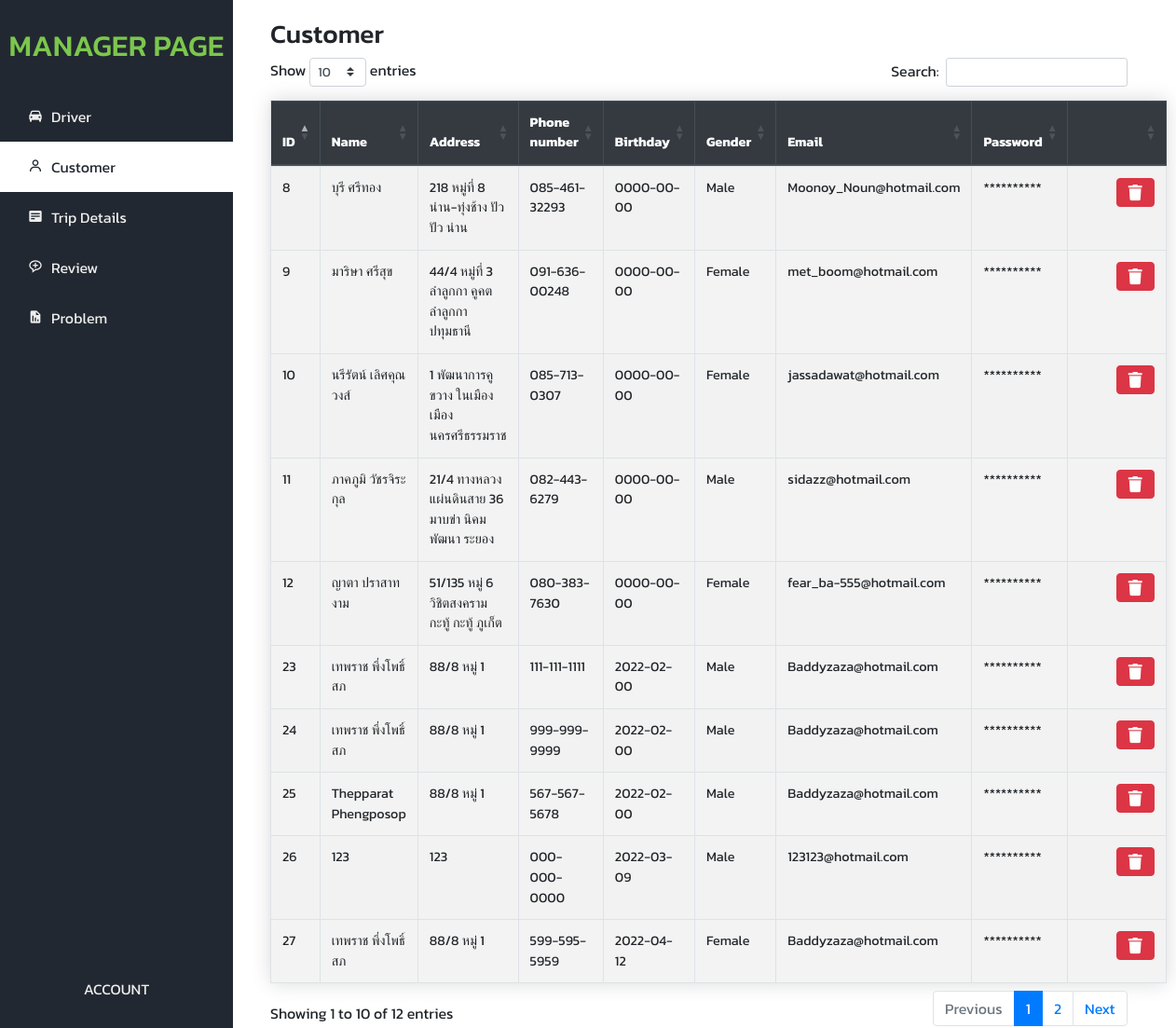
The page /SendIP/Admin_Page/Manager-Customer.php on the database its author committed.
### tables this page shows
CREATE TABLE `customer` (
  `Customer_ID` int(2) NOT NULL,
  `Customer_Name` varchar(20) DEFAULT NULL,
  `Customer_Address` varchar(48) DEFAULT NULL,
  `Customer_Tel` varchar(13) DEFAULT NULL,
  `Customer_Birth` date DEFAULT NULL,
  `Customer_Gender` varchar(6) DEFAULT NULL,
  `Customer_Email` varchar(23) DEFAULT NULL,
  `Customer_Password` varchar(20) NOT NULL,
  `Payment_ID` int(1) DEFAULT NULL
);

### SendIP/Admin_Page/Manager-Customer.php (the view, shortened to what this page needs)
	<?php
		include('connect.php');
	?>
<!DOCTYPE html>
<html lang="en">
	<head>
		<link rel="stylesheet" href="./css/style.css">
		<link href='https://unpkg.com/boxicons@2.1.1/css/boxicons.min.css' rel='stylesheet'>
		<link rel="stylesheet" href="https://maxcdn.bootstrapcdn.com/bootstrap/4.5.2/css/bootstrap.min.css">
		<link rel="stylesheet" href="https://use.fontawesome.com/releases/v5.7.0/css/all.css"
>
		<link rel="stylesheet" href="https://cdn.datatables.net/1.11.5/css/dataTables.bootstrap4.min.css">
		<link rel="stylesheet" href="https://cdnjs.cloudflare.com/ajax/libs/twitter-bootstrap/4.5.2/css/bootstrap.css">
	</head>
	<body>
		<div class="wrapper">
			<div class="sidebar">
				<h2>Manager Page</h2>
				<ul>
                    <li><a href="./Manager-Driver.php"><i class='bx bxs-car'></i>Driver</a></li>
                    <li class="active"><a href="./Manager-Customer.php"><i class='bx bx-user'></i></i>Customer</a></li>
					<li><a href="./Manager-Trip.php"><i class='bx bxs-detail'></i>Trip Details</a></li>
					<li><a href="./Manager-Review.php"><i class='bx bx-message-rounded-add' ></i>Review</a></li>
					<li><a href="./Manager-Report.php"><i class='bx bxs-report'></i>Problem</a></li>
				</ul>
				<div class="account">
					<span>Account</span>
				</div>
			</div>
			<div class="main">
                <div class="head">
                    <h3>Customer</h3>
                </div>
                <div class="body">
					<table id="example" class="table table-striped table-bordered table-hover table-responsive-sm" style="width:100%">
						<thead class="thead-dark">
							<tr>
								<th>ID</th>
								<th>Name</th>
								<th>Address</th>
								<th>Phone number</th>
								<th>Birthday</th>
								<th>Gender</th>
								<th>Email</th>
								<th>Password</th>
								<th></th>
							</tr>
						</thead>
						<tbody>
							<?php
								$sql = "SELECT * FROM customer";
								$result = mysqli_query($conn, $sql);
								while ($item = mysqli_fetch_assoc($result)) { ?>
							<tr>
								<td width="3%"><?php echo $item["Customer_ID"]; ?></td>
								<td><?php echo $item["Customer_Name"]; ?></td>
								<td><?php echo $item["Customer_Address"]; ?></td>
								<td><?php echo $item["Customer_Tel"]; ?></td>
								<td><?php echo $item["Customer_Birth"]; ?></td>
								<td><?php echo $item["Customer_Gender"]; ?></td>
								<td><?php echo $item["Customer_Email"]; ?></td>
								<td>**********</td>
								<td class="text-center">
									<div class="btn-group btn-group-sm">
									<center>
										<a class="btn btn-danger" href="del_customer.php?id=<?php echo $item["Customer_ID"]; ?>" onclick=\"return confirm('Do you want to delete this record? !!!')\">
											<i class="fas fa-trash"> </i>
										</a>
									</center>
									</div>
								</td>
							</tr>
							<?php
								}
							?>
						</tbody>
					</table>
                </div>
            </div>
		</div>
	</body>
</html>

### SendIP/Admin_Page/css/style.css (style rules this page uses)
* { margin: 0; padding: 0; box-sizing: border-box; font-family: 'Kanit', sans-serif; }
body { background: #EEEEEE; }
h3 { font-size: 35px; font-weight: 300; }
.wrapper { display: flex; position: relative; }
.wrapper .sidebar { position: fixed; top: 0; left: 0; height: 100%; width: 250px; background: #222831; }
.wrapper .sidebar h2 { color: #7BC74D; text-transform: uppercase; text-align: center; margin-bottom: 30px; margin-top: 30px; }
.wrapper .sidebar ul li { padding: 15px 30px 15px; list-style-type: none; }
.wrapper .sidebar ul li a { color: #EEE; display: block; text-decoration: none; }
.wrapper .sidebar ul li .bx { width: 25px; }
.wrapper .sidebar ul li.active a { color: #222831; }
.wrapper .sidebar ul li.active { background-color: #fff; }
.wrapper .sidebar .account { position: absolute; bottom: 0; left: 50%; transform: translateX(-50%); display: flex; padding-bottom: 30px; color: #EEEEEE; text-transform: uppercase; }
.wrapper .main { width: 80%; margin-left: 200px; display: inline-block; flex-wrap: wrap; }
.wrapper .main .head { display: flex; margin-top: 20px; margin-left: 90px; flex-wrap: wrap; }
.wrapper .main .btn { display: flex; margin-left: 40px; flex-wrap: wrap; }
.wrapper .main .body { margin-left: 90px; display: block; flex-wrap: wrap; }
.table { border-collapse: collapse; margin: 25px 0; font-size: 0.9em; font-family: sans-serif; min-width: 750px; box-shadow: 0 0 20px rgba(0, 0, 0, 0.15); }
.table thead tr { background-color: #393E46; color: #ffffff; text-align: left; }
.table th, .table td { padding: 8px 10px; }
.table tbody tr { border-bottom: 1px solid #dddddd; }
.table tbody tr:nth-of-type(even) { background-color: #f3f3f3; }
.table tbody tr:last-of-type { border-bottom: 2px solid #393E46; }
.table td i { text-align: center; font-size: 17px; color: white; }

### rows shown on the page
customer: Customer_ID "8", Customer_Name "บุรี ศรีทอง", Customer_Address "218 หมู่ที่ 8 น่าน-ทุ่งช้าง ปัว ปัว น่าน", Customer_Tel "085-461-32293", Customer_Birth "0000-00-00", Customer_Gender "Male", Customer_Email "Moonoy_Noun@hotmail.com"
customer: Customer_ID "9", Customer_Name "มาริษา ศรีสุข", Customer_Address "44/4 หมู่ที่ 3 ลําลูกกา คูคต ลําลูกกา ปทุมธานี", Customer_Tel "091-636-00248", Customer_Birth "0000-00-00", Customer_Gender "Female", Customer_Email "met_boom@hotmail.com"
customer: Customer_ID "10", Customer_Name "นรีรัตน์ เลิศคุณวงส์", Customer_Address "1 พัฒนาการคูขวาง ในเมือง เมือง นครศรีธรรมราช", Customer_Tel "085-713-0307", Customer_Birth "0000-00-00", Customer_Gender "Female", Customer_Email "jassadawat@hotmail.com"
customer: Customer_ID "11", Customer_Name "ภาคภูมิ วัชรจิระกุล", Customer_Address "21/4 ทางหลวงแผ่นดินสาย 36 มาบข่า นิคมพัฒนา ระยอง", Customer_Tel "082-443-6279", Customer_Birth "0000-00-00", Customer_Gender "Male", Customer_Email "sidazz@hotmail.com"
customer: Customer_ID "12", Customer_Name "ญาตา ปราสาทงาม", Customer_Address "51/135 หมู่ 6 วิชิตสงคราม กะทู้ กะทู้ ภูเก็ต", Customer_Tel "080-383-7630", Customer_Birth "0000-00-00", Customer_Gender "Female", Customer_Email "fear_ba-555@hotmail.com"
customer: Customer_ID "23", Customer_Name "เทพราช พึ่งโพธิ์สภ", Customer_Address "88/8 หมู่ 1", Customer_Tel "111-111-1111", Customer_Birth "2022-02-00", Customer_Gender "Male", Customer_Email "Baddyzaza@hotmail.com"
customer: Customer_ID "24", Customer_Name "เทพราช พึ่งโพธิ์สภ", Customer_Address "88/8 หมู่ 1", Customer_Tel "999-999-9999", Customer_Birth "2022-02-00", Customer_Gender "Male", Customer_Email "Baddyzaza@hotmail.com"
customer: Customer_ID "25", Customer_Name "Thepparat Phengposop", Customer_Address "88/8 หมู่ 1", Customer_Tel "567-567-5678", Customer_Birth "2022-02-00", Customer_Gender "Male", Customer_Email "Baddyzaza@hotmail.com"
customer: Customer_ID "26", Customer_Name "123", Customer_Address "123", Customer_Tel "000-000-0000", Customer_Birth "2022-03-09", Customer_Gender "Male", Customer_Email "123123@hotmail.com"
customer: Customer_ID "27", Customer_Name "เทพราช พึ่งโพธิ์สภ", Customer_Address "88/8 หมู่ 1", Customer_Tel "599-595-5959", Customer_Birth "2022-04-12", Customer_Gender "Female", Customer_Email "Baddyzaza@hotmail.com"
